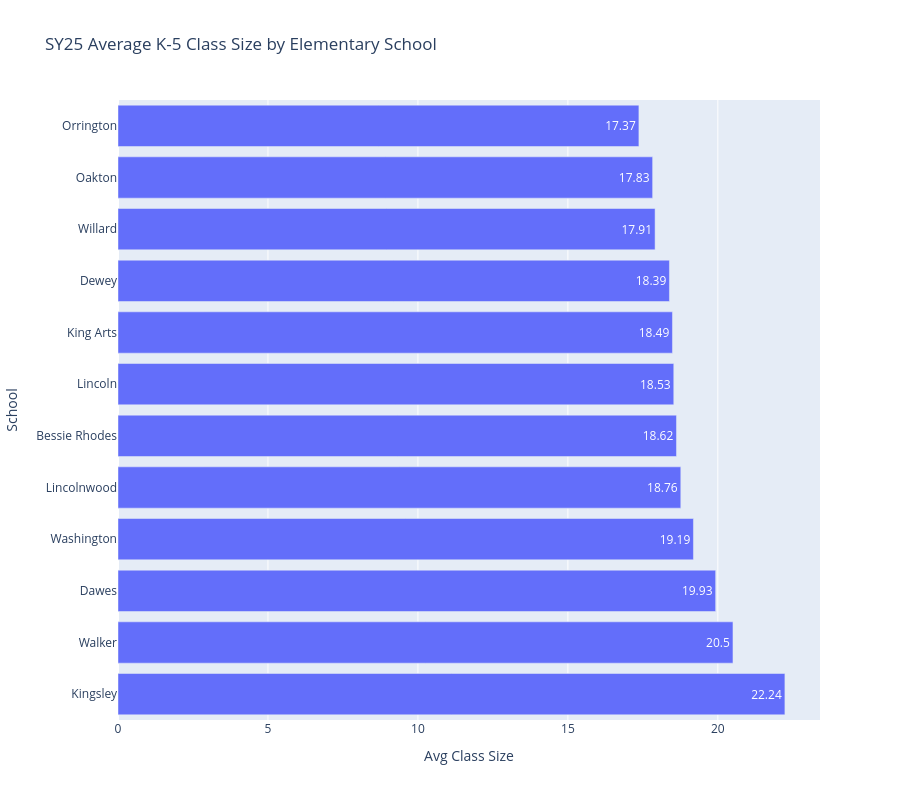

Source (notebook cell):
### Code cell
# Average K-5 class size by school plot
elem_school_df = elem_school_df.sort_values('avg_class_size_k5', ascending=False)

# Plot Avg Class Size by School
fig = go.Figure()
fig.add_trace(go.Bar(
    x=elem_school_df['avg_class_size_k5'],
    y=elem_school_df['School Name'],
    orientation='h',
    text=elem_school_df['avg_class_size_k5'].round(2),
    textposition='auto'
))
fig.update_layout(
    title='SY25 Average K-5 Class Size by Elementary School',
    xaxis_title='Avg Class Size',
    yaxis_title='School',
    height=800
)
fig.write_html('avg_class_size_fig.html')
fig.show()

### Figure 1 — Plotly figure (JSON) as saved in the notebook; plotly's stock layout.template omitted (floating-point values rounded to 4 significant figures)
{"data": [{"orientation": "h", "text": [22.24, 20.5, 19.93, 19.19, 18.76, 18.62, 18.53, 18.49, 18.39, 17.91, 17.83, 17.37], "textposition": "auto", "type": "bar", "x": [22.24, 20.5, 19.93, 19.19, 18.76, 18.62, 18.53, 18.49, 18.39, 17.91, 17.83, 17.37], "y": ["Kingsley", "Walker", "Dawes", "Washington", "Lincolnwood", "Bessie Rhodes", "Lincoln", "King Arts", "Dewey", "Willard", "Oakton", "Orrington"]}], "layout": {"height": 800, "title": {"text": "SY25 Average K-5 Class Size by Elementary School"}, "xaxis": {"title": {"text": "Avg Class Size"}}, "yaxis": {"title": {"text": "School"}}}}
